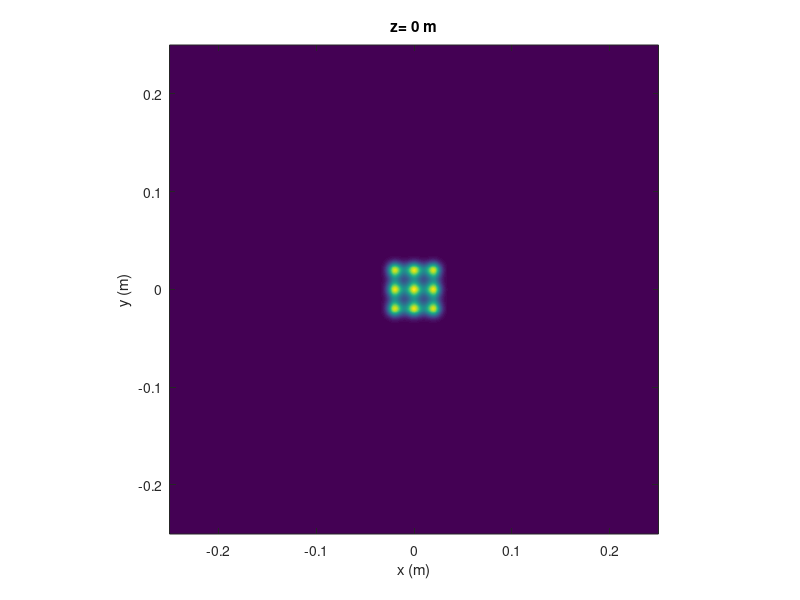

Write the MATLAB code that produced this figure. (Note: this script raises an error after producing the figure.)
L1=0.5; %side length
M=2000; %number of samples
dx1=L1/M; %src sample interval
x1=-L1/2:dx1:L1/2-dx1; %src coords
y1=x1;

z=8000; %propagation dist (m)

%parameters for HG00 input signals
w_in = 1e-2;        %width of HG00 signal
r = 2e-2;

%generate two HG00 input signals
[X1,Y1]=meshgrid(x1,y1);

% disp_v = r;
% uin =  exp(-((X1-r).^2 + Y1.^2)/(w_in^2));
% for i = 1:8
%     disp_v = disp_v * (cos(2*pi/9)+1j*sin(2*pi/9));
%     xc = real(disp_v);
%     yc = imag(disp_v);
%     uin = uin +  exp(-((X1-xc).^2 + (Y1-yc).^2)/(w_in^2));
% end
uin = 0;
for i = -1:1
    for j = -1:1
%         if((i~=0) && (j~=0))
            xc = r*i;
            yc = r*j; 
            uin = uin +  exp(-((X1-xc).^2 + (Y1-yc).^2)/(w_in^2));
%         end
    end
end

I1=abs(uin.^2); %src irradiance

%Plot input signal 
figure(1)
imagesc(x1,y1,I1);
axis square; axis xy;
xlabel('x (m)'); ylabel('y (m)');
title('z= 0 m');
% uout=propTF(uin,L1,lambda,z); %propagation
uout=propIR(uin,L1,lambda,z); %propagation
x2=x1; %obs coords
y2=y1;
I2=abs(uout.^2); %obs irrad

%Plot output signal
figure(2) %display obs irrad
imagesc(x2,y2,nthroot(I2,3));%stretch image contrast
axis square; axis xy;
xlabel('x (m)'); ylabel('y (m)');
title(['z= ',num2str(z),' m']);